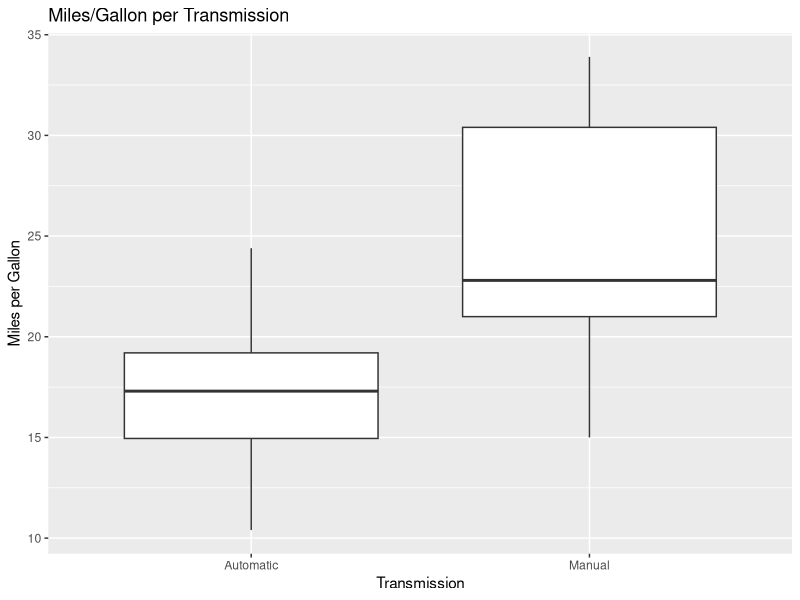
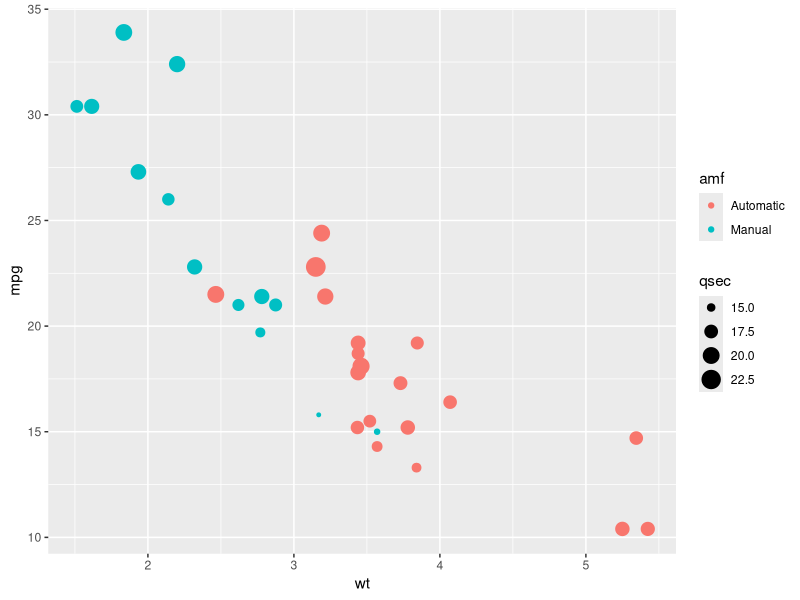
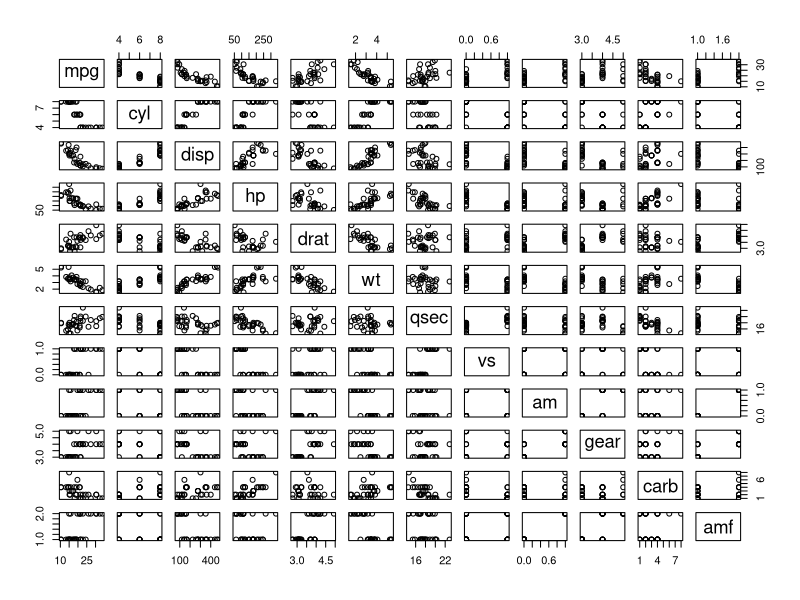
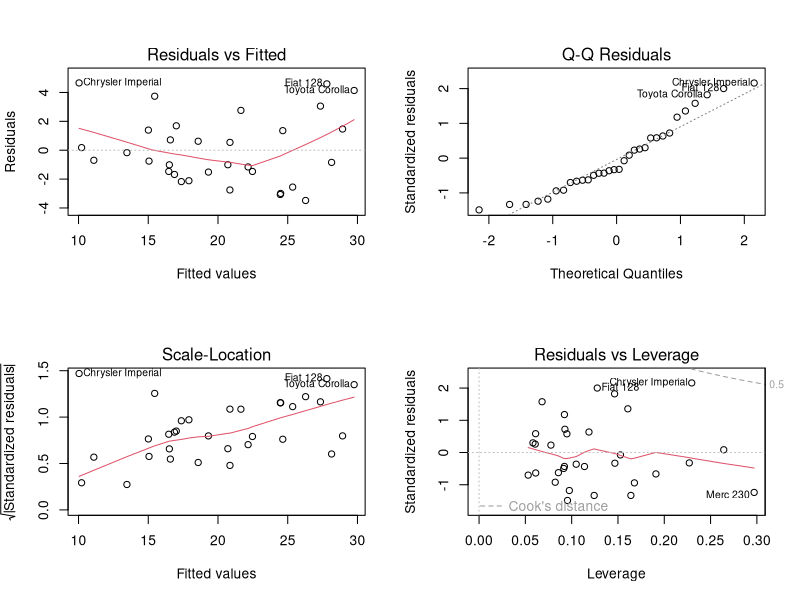

The R source for these figures, in order:
## ---- chunk 1
library(ggplot2)
library(MASS)
## ---- chunk 2
str(mtcars)
## ---- chunk 3
qplot(factor(mtcars$am, labels = c("Automatic", "Manual")), mtcars$mpg, data=mtcars, geom="boxplot", xlab='Transmission', ylab='Miles per Gallon', main='Miles/Gallon per Transmission')
## ---- chunk 4
t.test(mtcars$mpg~mtcars$am,conf.level=0.95)
## ---- chunk 5
stepwisemodel = step(lm(data = mtcars, mpg ~ .), trace=0, direction=c("both"))
summary(stepwisemodel)
## ---- chunk 6
mtcars$amf <- factor(mtcars$am, labels = c("Automatic", "Manual"))
qplot(wt, mpg, data=mtcars, col=amf, size=qsec)
## ---- chunk 7
pairs(mtcars)
## ---- chunk 8
par(mfrow=c(2,2))
plot(stepwisemodel)
